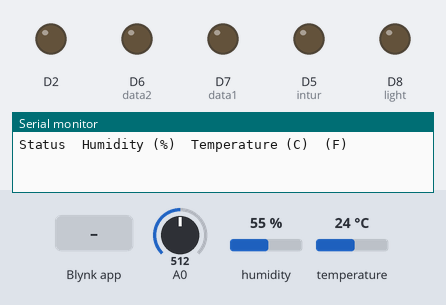
Recording of a sketch running on a simulated ESP8266 (NodeMCU). Parts: output pins drawn as LEDs (lit = HIGH), the last lines printed to the serial monitor. The inputs (shaded band) are chosen by the test bench; at power-on: A0 = 512, humidity 55 %, temperature 24 °C. WiFi joins after 1.5 s; servers stay silent unless stated.

Above: at 3.0 s.
3.1 s: A0 set to 53
7.3 s: A0 set to 46
At 8.1 s:
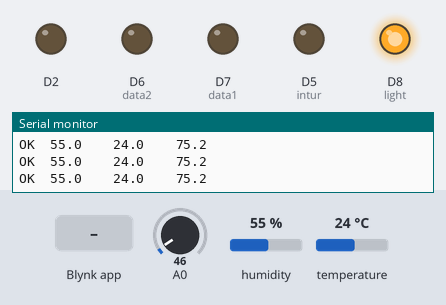
10.3 s: Blynk app writes 1 to V1
At 12.9 s:
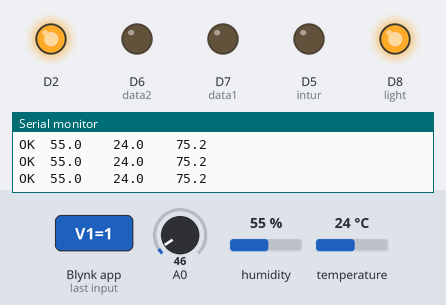
13.3 s: A0 set to 122
At 14.6 s:
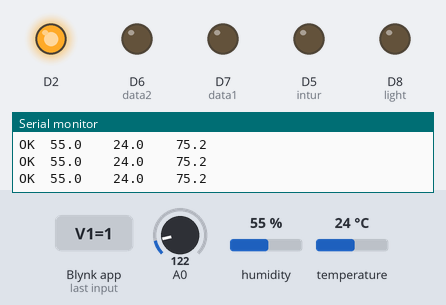
16.3 s: A0 set to 40
At 18.1 s:
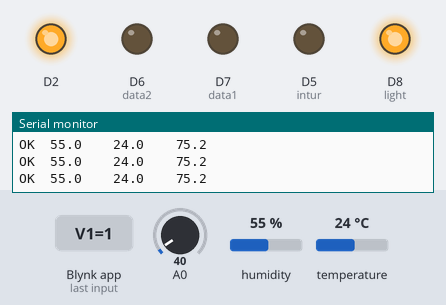
19.3 s: A0 set to 60
At 21.1 s:
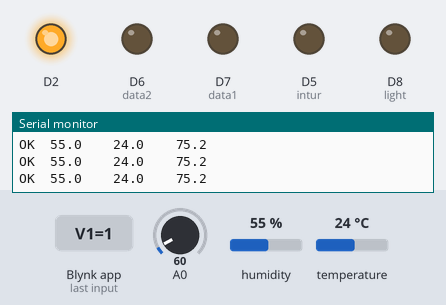
Timing chart, 0 to 22.6 s (numbered marks = the images above; inputs shaded):
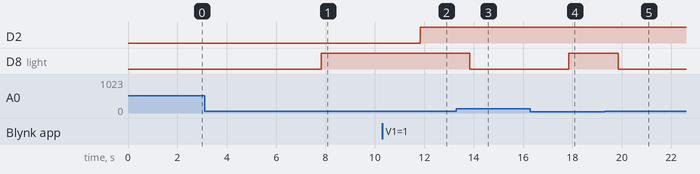

Measured:
- the behaviour switches between 50 and 49 on A0 (found by bisection; images 0 and 1)
- after the input at 7.3 s, D8 (light): LOW → HIGH after 0.52 s
- after the input at 10.3 s, D2: LOW → HIGH after 1.5 s
- after the input at 13.3 s, D8 (light): HIGH → LOW after 0.54 s
- after the input at 16.3 s, D8 (light): LOW → HIGH after 1.6 s
- after the input at 19.3 s, D8 (light): HIGH → LOW after 0.56 s

The sketch:

SmartHouseNode.ino
```cpp
#define BLYNK_PRINT Serial

#define light D8
#define data1 D7
#define data2 D6
#define intur D5

#include <ESP8266WiFi.h>
#include <BlynkSimpleEsp8266.h>

char auth[] = "fV0WD8ixAST0gTQK9k9V4FbZzLBDhx1k";
char ssid[] = "Kraed";
char pass[] = "blackmuffin";
BlynkTimer timer;

#include "DHT.h"
DHT dht;
float humidity   ;// ดึงค่าความชื้น
float temperature; // ดึงค่าอุณหภูมิ

int state = 0;
void setup()
{

  Blynk.begin(auth, ssid, pass);
  Serial.begin(9600);
  Serial.println();
  Serial.println("Status\tHumidity (%)\tTemperature (C)\t(F)");
  dht.setup(2); // data pin d4

  timer.setInterval(1000L, myTimerEvent);
  pinMode(D2, OUTPUT);

  pinMode(intur, OUTPUT);
  pinMode(data1, OUTPUT);
  pinMode(data2, OUTPUT);
  pinMode(light, OUTPUT);
}
BLYNK_WRITE(V1)
{
  int pinData = param.asInt();
  digitalWrite(D2, pinData);
}
void myTimerEvent()
{
  if (humidity == humidity && temperature == temperature)
  {
    Blynk.virtualWrite(V5, humidity);
    Blynk.virtualWrite(V6, temperature);
  }
}
BLYNK_WRITE(V2) {
  switch (param.asInt())
  {
    case 1: { // Item 1
      digitalWrite(intur,1);
      digitalWrite(data1,0);
      digitalWrite(data2,0);
      digitalWrite(intur,0);
        break;
      }
    case 2: { // Item 2
      digitalWrite(intur,1);
      digitalWrite(data1,1);
      digitalWrite(data2,0);
      digitalWrite(intur,0);
        break;
      }
    case 3: { // Item 2
      digitalWrite(intur,1);
      digitalWrite(data1,0);
      digitalWrite(data2,1);
      digitalWrite(intur,0);
        break;
      }
    case 4: { // Item 2
      digitalWrite(intur,1);
      digitalWrite(data1,1);
      digitalWrite(data2,1);
      digitalWrite(intur,0);
        break;
      }
  }
}

void loop()
{
  delay(dht.getMinimumSamplingPeriod());
  humidity = dht.getHumidity(); // ดึงค่าความชื้น
  temperature = dht.getTemperature(); // ดึงค่าอุณหภูมิ
  Serial.print(dht.getStatusString());
  Serial.print("\t");
  Serial.print(humidity, 1);
  Serial.print("\t\t");
  Serial.print(temperature, 1);
  Serial.print("\t\t");
  Serial.println(dht.toFahrenheit(temperature), 1);
  Blynk.run();
  if (analogRead(A0)<50){digitalWrite(light,1);}else{digitalWrite(light,0);}
  timer.run(); // running timer every second

}
```
